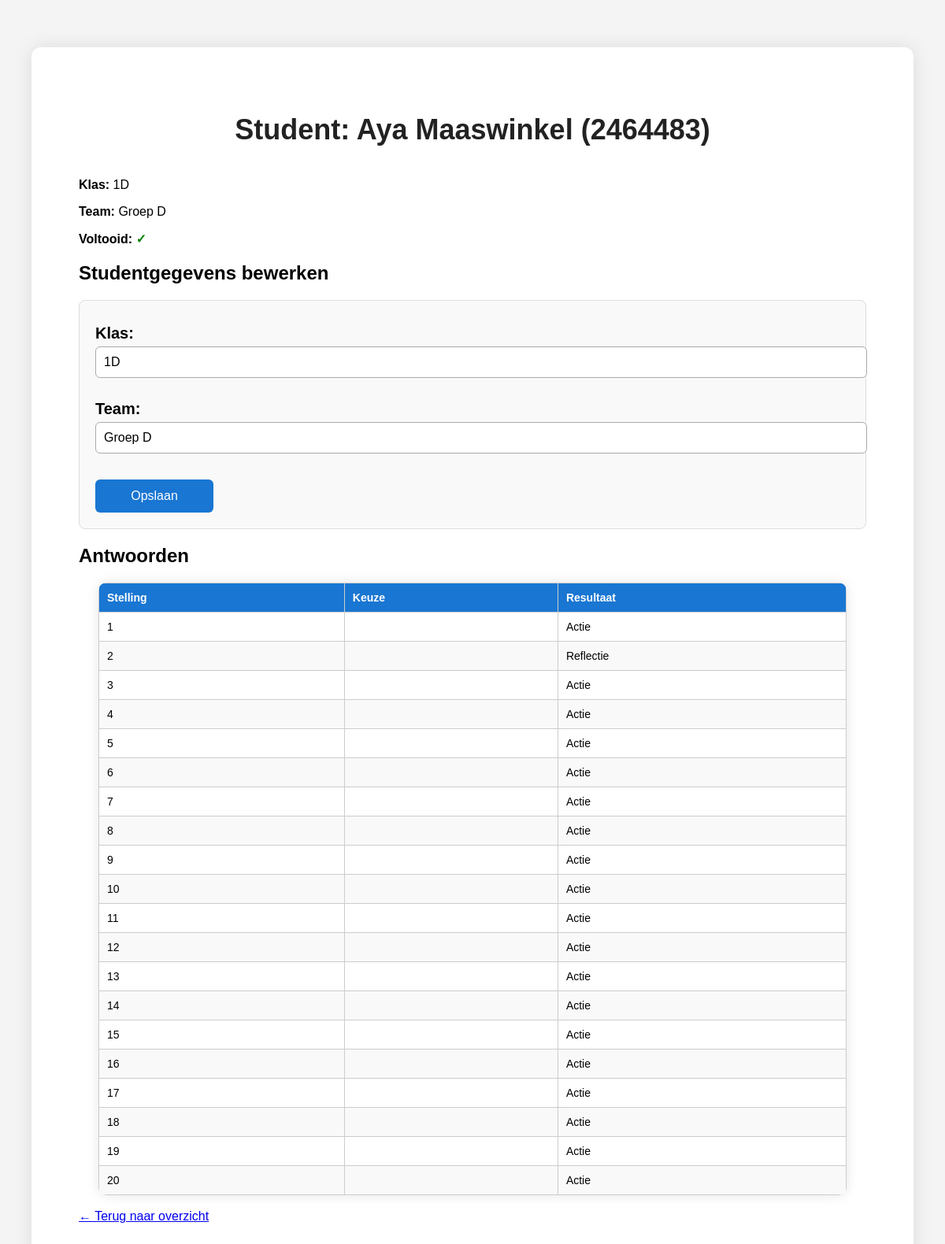
/admin/student/2464483 (signed in), run on the app's committed database.
### app/models.py (models this page shows, shortened)
class Student(db.Model):
    __tablename__ = 'students'
    id = db.Column(db.Integer, primary_key=True)
    student_number = db.Column(db.String(10), unique=True, nullable=False)
    name = db.Column(db.String(100), nullable=False)
    student_class = db.Column(db.String(50), nullable=False)
    team = db.Column(db.String(50), nullable=True)
    completed = db.Column(db.Boolean, default=False)

class Answer(db.Model):
    __tablename__ = 'answers'
    id = db.Column(db.Integer, primary_key=True)
    student_number = db.Column(db.String(10), db.ForeignKey('students.student_number'), nullable=False)
    statement_number = db.Column(db.Integer, db.ForeignKey('statements.statement_number'), nullable=False)
    choice_number = db.Column(db.Integer, nullable=False)
    timestamp = db.Column(db.DateTime, default=datetime.utcnow)  # ⬅️ Nieuw veld hier

### app/views/admin.py (the view)
@admin_bp.route('/student/<student_number>')
@login_required
def student_detail(student_number):
    student = Student.query.filter_by(student_number=student_number).first()
    if not student:
        return "Student niet gevonden", 404
    answers = Answer.query.filter_by(student_number=student_number).all()
    completed = len(answers) >= 20
    statements = {s.statement_number: s for s in Statement.query.all()}
    return render_template(
    'admin/student_detail.html',
    student=student,
    answers=answers,
    statements=statements,
    completed=completed
  )

### app/views/admin.py (called while the page is built)
def login_required(view_func):
    @wraps(view_func)
    def wrapper(*args, **kwargs):
        if 'teacher_id' not in session:
            flash("Log eerst in om toegang te krijgen.", "warning")
            return redirect(url_for('auth.login'))
        return view_func(*args, **kwargs)
    return wrapper

### app/templates/admin/student_detail.html (shortened to what this page needs)
<!DOCTYPE html>
<html>
  <head>
    <link
      rel="stylesheet"
      href="{{ url_for('static', filename='style.css') }}"
    />
  </head>
  <body class="teacher-page">
    <div class="container">
      <h1>Student: {{ student.name }} ({{ student.student_number }})</h1>
      <p><strong>Klas:</strong> {{ student.student_class }}</p>
      <p><strong>Team:</strong> {{ student.team or "—" }}</p>
      <p>
        <strong>Voltooid:</strong>
        {% if completed %}
        <span class="completed">✓</span>
        {% else %}
        <span class="incomplete">✗</span>
        {% endif %}
      </p>
      <h2>Studentgegevens bewerken</h2>
      <form
        method="POST"
        class="edit-form"
        action="{{ url_for('admin.update_student', student_number=student.student_number) }}"
      >
        <label for="student_class">Klas:</label>
        <input
          type="text"
          name="student_class"
          value="{{ student.student_class or '' }}"
          required
        /><br /><br />
        <label for="team">Team:</label>
        <input
          type="text"
          name="team"
          value="{{ student.team or '' }}"
        /><br /><br />
        <button type="submit">Opslaan</button>
      </form>
      <h2>Antwoorden</h2>
      <table class="answers-table">
        <thead>
          <tr>
            <th>Stelling</th>
            <th>Keuze</th>
            <th>Resultaat</th>
          </tr>
        </thead>
        <tbody>
          {% for answer in answers %}
          <tr>
            <td>{{ answer.statement_number }}</td>
            <td>
            </td>
            <td>{{ 'Actie' if answer.choice_number == 1 else 'Reflectie' }}</td>
          </tr>
          {% endfor %}
        </tbody>
      </table>
      <br />
      <a href="{{ url_for('admin.dashboard') }}">← Terug naar overzicht</a>
    </div>
  </body>
</html>

### app/static/style.css (style rules this page uses)
body { font-family: Arial, sans-serif; background-color: #f4f4f4; margin: 0; padding: 20px; }
.container { max-width: 1000px; margin: 40px auto; background: white; padding: 60px; border-radius: 12px; box-shadow: 0 0 25px rgba(0, 0, 0, 0.1); }
h1 { text-align: center; font-size: 36px; margin-bottom: 40px; color: #222; }
label, .statement-label, .statement-text, .progress-text { font-size: 20px; }
input[type="text"] { font-size: 18px; padding: 12px; }
button { transition: background-color 0.2s, transform 0.1s; }
.completed { color: green; font-weight: bold; }
.teacher-page table { width: 95%; margin: auto; border-collapse: collapse; background: white; box-shadow: 0 0 15px rgba(0,0,0,0.1); border-radius: 10px; overflow: hidden; }
.teacher-page th, .teacher-page td { border: 1px solid #ddd; padding: 12px 15px; text-align: left; font-size: 14px; }
.teacher-page th { background-color: #1976d2; color: white; }
.teacher-page tr:nth-child(even) { background-color: #f9f9f9; }
th { cursor: pointer; position: relative; }
.edit-form { margin-top: 20px; padding: 20px; background-color: #f9f9f9; border: 1px solid #ddd; border-radius: 8px; }
.edit-form label { display: block; margin-top: 10px; font-weight: bold; }
.edit-form input[type="text"] { width: 100%; padding: 10px; margin-top: 5px; border: 1px solid #aaa; border-radius: 6px; font-size: 16px; }
.edit-form button { margin-top: 15px; padding: 12px 20px; font-size: 16px; border: none; background-color: #1976d2; color: white; border-radius: 6px; cursor: pointer; width: 150px; }
.answers-table { width: 100%; border-collapse: collapse; margin-top: 20px; }
.answers-table th, .answers-table td { padding: 10px; border: 1px solid #ccc; text-align: left; }
.answers-table tr:nth-child(even) { background-color: #f9f9f9; }
.answers-table td:nth-child(2) { text-align: center; }

### data on the page
Student: name "Aya Maaswinkel", student_number "2464483", student_class "1D", team "Groep D"
Answer: statement_number "1", choice_number "Actie"
Answer: statement_number "2", choice_number "Reflectie"
Answer: statement_number "3", choice_number "Actie"
Answer: statement_number "4", choice_number "Actie"
Answer: statement_number "5", choice_number "Actie"
Answer: statement_number "6", choice_number "Actie"
Answer: statement_number "7", choice_number "Actie"
Answer: statement_number "8", choice_number "Actie"
Answer: statement_number "9", choice_number "Actie"
Answer: statement_number "10", choice_number "Actie"
Answer: statement_number "11", choice_number "Actie"
Answer: statement_number "12", choice_number "Actie"
Answer: statement_number "13", choice_number "Actie"
Answer: statement_number "14", choice_number "Actie"
Answer: statement_number "15", choice_number "Actie"
Answer: statement_number "16", choice_number "Actie"
Answer: statement_number "17", choice_number "Actie"
Answer: statement_number "18", choice_number "Actie"
Answer: statement_number "19", choice_number "Actie"
Answer: statement_number "20", choice_number "Actie"
